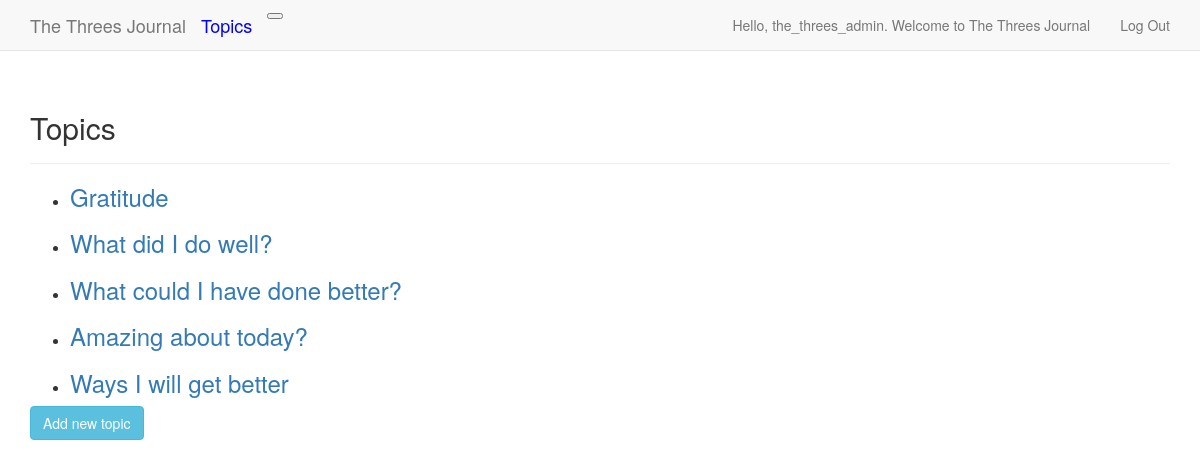
The app's page /topics/ (signed in) with its own data.
### the_threes_tracker/models.py (models this page shows)
class Topic(models.Model):
    text = models.CharField(max_length=200)
    date_added = models.DateTimeField(auto_now_add=True)
    owner = models.ForeignKey(User, on_delete=models.CASCADE)
    def __str__(self):
        return self.text

### the_threes_tracker/views.py (the view)
# urls.py: path('topics/', views.topics, name='topics'),
@login_required
def topics(request):
    topics = Topic.objects.filter(owner=request.user).order_by('date_added')
    context = {'topics': topics}
    return render(request, 'the_threes_tracker/topics.html', context)

### the_threes_tracker/templates/the_threes_tracker/topics.html
{% extends "the_threes_tracker/base.html" %}
{% load bootstrap3 %}
{% block header %}
  <h2>Topics</h2>
{% endblock header %}
{% block content %}
  <ul>
    {% for topic in topics %}
      <li>
        <h3>
          <a href="{% url 'the_threes_tracker:topic' topic.id %}">{{ topic }}</a>
        </h3>
      </li>
    {% empty %}
      <li>No entries have been made yet</li>
    {% endfor %}
  </ul>
  <a href="{% url 'the_threes_tracker:new_topic' %}" class="btn btn-info" role="button">Add new topic</a>
{% endblock content %}

### the_threes_tracker/templates/the_threes_tracker/base.html (shortened to what this page needs)
{% load bootstrap3 %}
<!DOCTYPE html>
<html lang="en">
  <head>
    {% bootstrap_css %}
  </head>
  <body>
    <nav class="navbar navbar-default navbar-static-top">
      <div class="container">
        <div class="navbar-header">
          <a class="navbar-brand" href="{% url 'the_threes_tracker:index' %}">
              The Threes Journal</a>
          <a class="navbar-brand" style="color:blue" href="{% url 'the_threes_tracker:topics' %}">Topics</a>
          <button type="button" class="navbar-toogle collapsed"
              data-toggle="collapse" data-target="#navbar"
              aria-expanded="false" aria-controls="navbar">
          </button>
        </div>
        <div id="navbar" class="navbar-collapse collapse">
          <ul class="nav navbar-nav navbar-right">
            {% if user.is_authenticated %}
              <li><a>Hello, {{ user.username }}. Welcome to The Threes Journal</a></li>
              <li><a href="{% url 'users:logout' %}">Log Out</a></li>
            {% else %}
              <li><a href="{% url 'users:register' %}">register</a></li>
              <li><a href="{% url 'users:login' %}">Log In</a></li>
            {% endif %}
          </ul>
        </div>
      </div>
    </nav>
    <div class="container">
      <div class="page-header">
        {% block header %}{% endblock header %}
      </div>
      <div>
        {% block content %}{% endblock content %}
      </div>
    </div>
  </body>
</html>

### records on screen
Topic: text "Gratitude"
Topic: text "What did I do well?"
Topic: text "What could I have done better?"
Topic: text "Amazing about today?"
Topic: text "Ways I will get better"

### other values on screen
{{ user.username }} "the_threes_admin"
